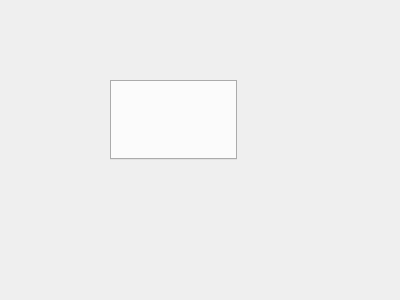
<?xml version="1.0" encoding="UTF-8"?>
<ui version="4.0">
 <class>HomeSubMachine</class>
 <widget class="QDialog" name="HomeSubMachine">
  <property name="geometry">
   <rect>
    <x>0</x>
    <y>0</y>
    <width>400</width>
    <height>300</height>
   </rect>
  </property>
  <property name="windowTitle">
   <string>Dialog</string>
  </property>
  <widget class="QTabWidget" name="tabWidget">
   <property name="geometry">
    <rect>
     <x>110</x>
     <y>80</y>
     <width>127</width>
     <height>80</height>
    </rect>
   </property>
  </widget>
  <widget class="QPushButton" name="HomeSubMachine_btHome">
   <property name="geometry">
    <rect>
     <x>288</x>
     <y>90</y>
     <width>71</width>
     <height>61</height>
    </rect>
   </property>
   <property name="text">
    <string/>
   </property>
   <property name="flat">
    <bool>true</bool>
   </property>
  </widget>
 </widget>
 <resources/>
 <connections/>
</ui>
